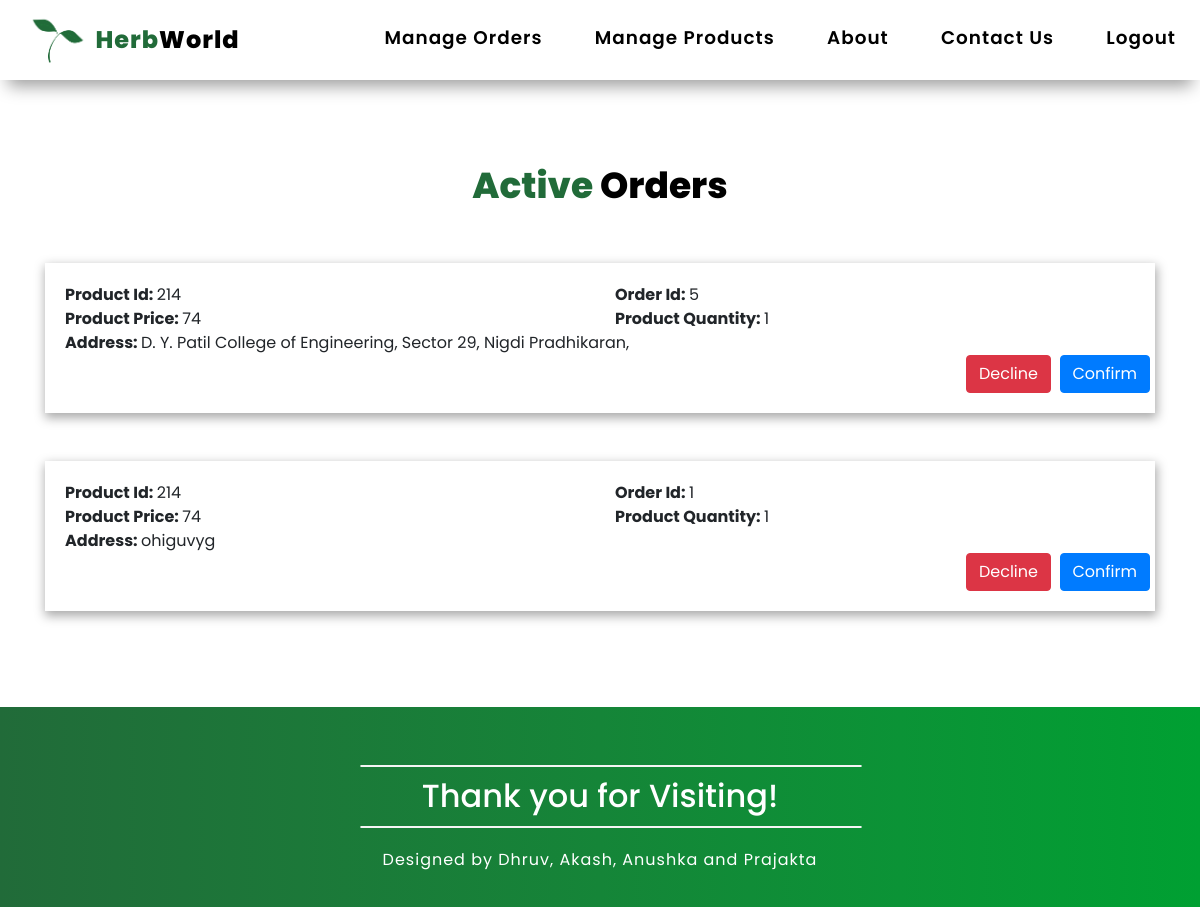
The page /manageorders/ (signed in) on the database as committed earlier.
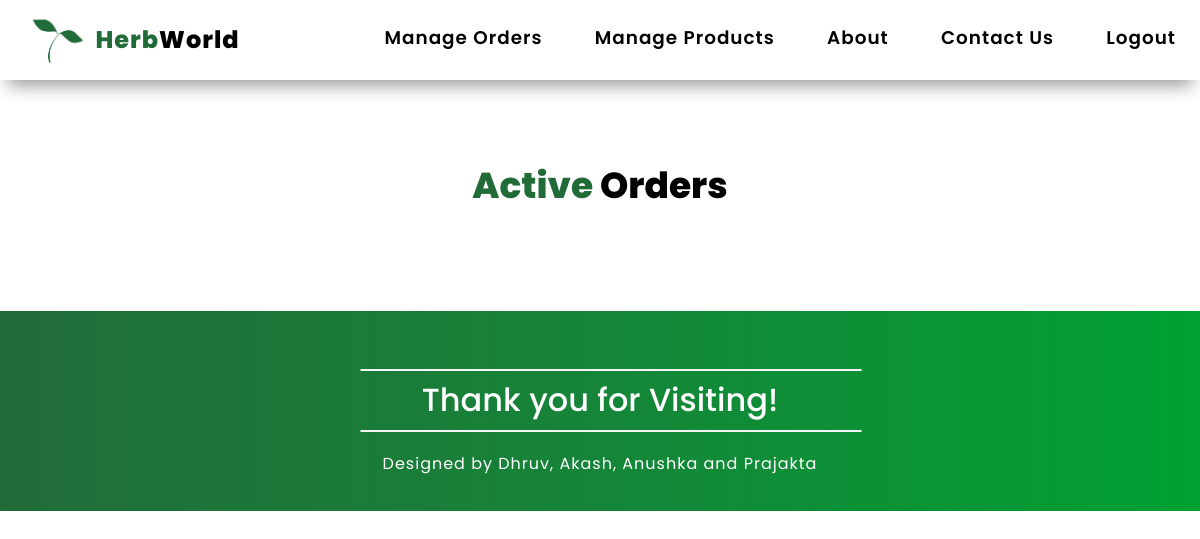
The same page on the database as committed later.
### herbworldapp/models.py (models this page shows, shortened)
class Order(models.Model):
    order_id = models.CharField(max_length=50)
    product_id = models.CharField(max_length=50)
    nursery_id = models.CharField(max_length=50)
    customer_id = models.CharField(max_length=50)
    quantity = models.IntegerField(default=0)
    customer_name = models.CharField(max_length=50, default='none')
    order_total = models.IntegerField(default=0)
    email = models.CharField(max_length=70)
    phone = models.CharField(max_length=10)
    address = models.CharField(max_length=300)

### herbworldapp/views.py (the view)
# urls.py: path("manageorders/", views.manageOrders, name="manageOrders"),
def manageOrders(request):
    props = Order.objects.filter(nursery_id=request.user.username)
    return render(request, 'herbworldapp/manageOrders.html', {'props': props})

### herbworldapp/templates/herbworldapp/manageOrders.html (shortened to what this page needs)
{% extends 'herbworldapp/basic.html' %}
{% load static %}
{% block body %}
<div class="container">
  <div class="row">
    <div class="col text-center">
      <div class="row  mt-5 mb-5 pt-3">
        <div class="col text-center">
          <h2 class="loginheading"><span class="loginheading1">Active </span><span class="loginheading2">Orders</span>
        </div>
      </div>
      {% for product in props reversed %}
      <div class="row mb-5">
        <div class="col text-left">
          <div class="productdetails">
            <div class="row">
              <div class="col col-6">
                <strong>Product Id: </strong> {{product.product_id}}
              </div>
              <div class="col col-6">
                <strong>Order Id: </strong> {{product.order_id}}
              </div>
            </div>
            <div class="row">
              <div class="col col-6">
                <strong>Product Price: </strong> {{product.order_total}}
              </div>
              <div class="col col-6">
                <strong>Product Quantity: </strong> {{product.quantity}}
              </div>
            </div>
            <div class="row">
              <div class="col"><strong>Address: </strong> {{product.address}}</div>
            </div>
            <div class="row justify-content-end">
                <form action="cancelorder" method="post">
                  <button type="button buynow" class="btn btn-danger">Decline </button>
                </form>
                <button type="button buynow" class = "btn btn-primary" data-toggle="modal"
                data-target="#orderModal{{product.product_id}}">Confirm</button>
            </div>
          </div>
        </div>
      </div>
      {% endfor %}
    </div>
  </div>
</div>
</div>
{% endblock %}

Rows that differ between the two databases and show on the page:
removed Order: product_id "214", order_id "5", order_total "74", quantity "1", address "D. Y. Patil College of Engineering, Sector 29, Nigdi Pradhikaran,"
removed Order: product_id "214", order_id "1", order_total "74", quantity "1", address "ohiguvyg"
